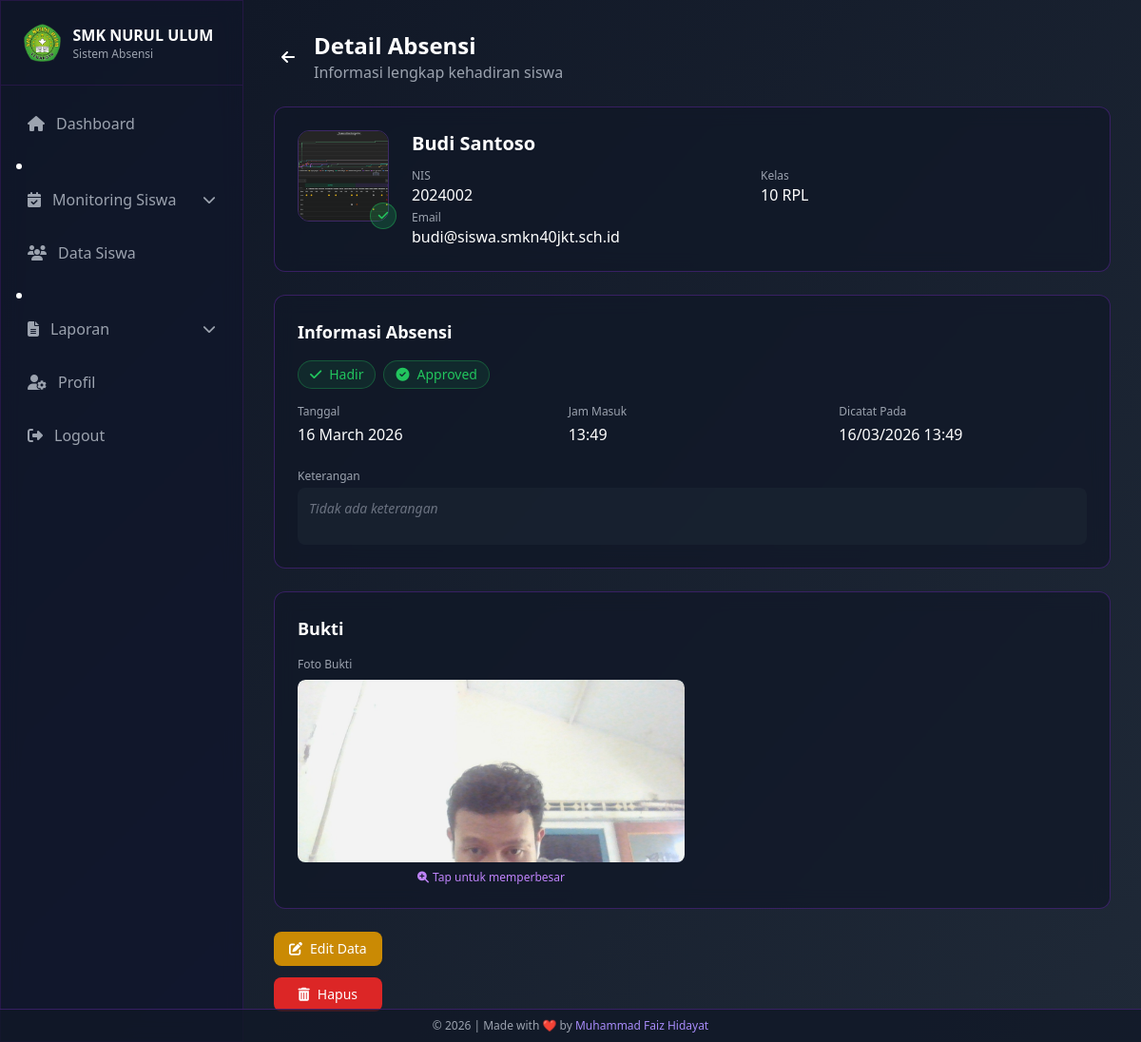
The app's page /admin/absensi/detail.php?id=57 (signed in) with its own data.
### tables this page shows
CREATE TABLE `absensi` (
  `id` int NOT NULL AUTO_INCREMENT,
  `siswa_id` int NOT NULL,
  `tanggal` date NOT NULL,
  `jam_masuk` time DEFAULT NULL,
  `status` enum('Hadir','Sakit','Izin','Terlambat','Alpha') NOT NULL,
  `keterangan` text,
  `bukti_foto` varchar(255) DEFAULT NULL,
  `bukti_file` varchar(255) DEFAULT NULL,
  `approval_status` enum('Pending','Approved','Rejected') DEFAULT 'Pending',
  `created_at` timestamp NOT NULL DEFAULT CURRENT_TIMESTAMP,
  `updated_at` timestamp NOT NULL DEFAULT CURRENT_TIMESTAMP ON UPDATE CURRENT_TIMESTAMP,
  PRIMARY KEY (`id`),
  KEY `siswa_id` (`siswa_id`),
  KEY `tanggal` (`tanggal`),
  CONSTRAINT `fk_absensi_siswa` FOREIGN KEY (`siswa_id`) REFERENCES `siswa` (`id`) ON DELETE CASCADE
);

CREATE TABLE `siswa` (
  `id` int NOT NULL AUTO_INCREMENT,
  `user_id` int DEFAULT NULL COMMENT 'FK ke tabel users',
  `nis` varchar(20) NOT NULL,
  `nama_lengkap` varchar(100) NOT NULL,
  `kelas` enum('10','11','12') NOT NULL,
  `jurusan` enum('RPL','DKV','AK','BR','MP','TKR','TKJ','TSM','TKI','OTKP') NOT NULL,
  `email` varchar(100) NOT NULL,
  `password` varchar(255) NOT NULL,
  `foto_profil` varchar(255) DEFAULT 'assets/default/photo-profile.png',
  `created_at` timestamp NOT NULL DEFAULT CURRENT_TIMESTAMP,
  `updated_at` timestamp NOT NULL DEFAULT CURRENT_TIMESTAMP ON UPDATE CURRENT_TIMESTAMP,
  PRIMARY KEY (`id`),
  UNIQUE KEY `nis` (`nis`),
  UNIQUE KEY `email` (`email`),
  KEY `fk_siswa_user` (`user_id`),
  CONSTRAINT `fk_siswa_user` FOREIGN KEY (`user_id`) REFERENCES `users` (`id`) ON DELETE SET NULL
);

### admin/absensi/detail.php (the view, shortened to what this page needs)
<?php
require_once '../../config/database.php';
$id = $_GET['id'];
$sql = "SELECT a.*, s.nama_lengkap, s.nis, s.kelas, s.jurusan, s.foto_profil, s.email
        FROM absensi a
        JOIN siswa s ON a.siswa_id = s.id
        WHERE a.id = :id";
$stmt = $conn->prepare($sql);
$stmt->execute(['id' => $id]);
$absensi = $stmt->fetch(PDO::FETCH_ASSOC);
$status_colors = [
    'Hadir' => 'green',
    'Sakit' => 'yellow',
    'Izin' => 'purple',
    'Terlambat' => 'orange',
    'Alpha' => 'red'
];
$approval_colors = [
    'Pending' => 'yellow',
    'Approved' => 'green',
    'Rejected' => 'red'
];
$status_color = $status_colors[$absensi['status']] ?? 'gray';
$approval_color = $approval_colors[$absensi['approval_status']] ?? 'gray';
?>
<!DOCTYPE html>
<html lang="en">
<head>
    <script src="https://cdn.tailwindcss.com"></script>
    <link rel="stylesheet" href="https://cdnjs.cloudflare.com/ajax/libs/font-awesome/6.4.2/css/all.min.css">
</head>
<body class="min-h-screen text-white bg-fixed">
    <aside id="sidebar"
        class="fixed top-0 left-0 h-screen w-64 glass-effect border-r border-purple-900/30 z-50 sidebar-transition -translate-x-full lg:translate-x-0">
        <div class="flex items-center justify-between p-4 lg:p-6 border-b border-purple-900/30">
            <div class="flex items-center gap-3">
                <img src="../../assets/default/logosmk.png" alt="SMK NURUL ULUM" class="h-8 lg:h-10 w-auto">
                <div>
                    <h1 class="font-semibold text-sm lg:text-base">SMK NURUL ULUM</h1>
                    <p class="text-xs text-gray-400">Sistem Absensi</p>
                </div>
            </div>
        </div>
        <nav class="p-4 space-y-2 overflow-y-auto no-scrollbar" style="max-height: calc(100vh - 76px);">
            <a href="../dashboard/"
                class="flex items-center gap-3 text-gray-400 p-3 rounded-lg hover:bg-purple-500/10 transition-colors">
                <i class="fas fa-home"></i><span>Dashboard</span>
            </a>
            <li class="relative group">
                <button
                    class="flex items-center gap-3 text-gray-400 p-3 rounded-lg hover:bg-purple-500/10 transition-colors w-full">
                    <i class="fas fa-calendar-check"></i><span>Monitoring Siswa</span>
                    <i class="fas fa-chevron-down ml-auto text-sm"></i>
                </button>
            </li>
            <a href="../siswa/"
                class="flex items-center gap-3 text-gray-400 p-3 rounded-lg hover:bg-purple-500/10 transition-colors">
                <i class="fas fa-users"></i><span>Data Siswa</span>
            </a>
            <li class="relative group">
                <button
                    class="flex items-center gap-3 text-gray-400 p-3 rounded-lg hover:bg-purple-500/10 transition-colors w-full">
                    <i class="fas fa-file-alt"></i><span>Laporan</span>
                    <i class="fas fa-chevron-down ml-auto text-sm"></i>
                </button>
            </li>
            <a href="../profil/"
                class="flex items-center gap-3 text-gray-400 p-3 rounded-lg hover:bg-purple-500/10 transition-colors">
                <i class="fas fa-user-cog"></i><span>Profil</span>
            </a>
            <a href="../logout.php"
                class="flex items-center gap-3 text-gray-400 p-3 rounded-lg hover:bg-red-500/10 hover:text-red-500 transition-colors mt-10">
                <i class="fas fa-sign-out-alt"></i><span>Logout</span>
            </a>
        </nav>
    </aside>
    <main class="lg:ml-64 min-h-screen bg-gradient-to-br from-gray-900 to-gray-800 transition-all duration-300">
        <div class="p-4 lg:p-8">
            <div class="max-w-4xl mx-auto">
                <div class="flex items-center mb-6">
                    <a href="../laporan/index.php" class="mr-3 p-2 rounded-full hover:bg-gray-800/60 transition-colors">
                        <i class="fas fa-arrow-left"></i>
                    </a>
                    <div>
                        <h1 class="text-xl md:text-2xl font-bold">Detail Absensi</h1>
                        <p class="text-sm md:text-base text-gray-400">Informasi lengkap kehadiran siswa</p>
                    </div>
                </div>
                <div class="glass-effect rounded-xl p-4 md:p-6 mb-6 animate-fade-in">
                    <div class="flex flex-col sm:flex-row items-center sm:items-start gap-4 md:gap-6">
                        <div class="relative">
                            <img src="../../<?= htmlspecialchars($absensi['foto_profil'] ?: 'assets/default/avatar.png') ?>"
                                alt="<?= htmlspecialchars($absensi['nama_lengkap']) ?>"
                                class="w-20 h-20 md:w-24 md:h-24 rounded-xl object-cover border border-purple-500/30">
                            <div
                                class="absolute -bottom-2 -right-2 h-7 w-7 rounded-full flex items-center justify-center bg-<?= $status_color ?>-500/20 border border-<?= $status_color ?>-500/40">
                                <?php if ($absensi['status'] == 'Hadir'): ?>
                                    <i class="fas fa-check text-<?= $status_color ?>-500 text-xs"></i>
                                <?php elseif ($absensi['status'] == 'Sakit'): ?>
                                    <i class="fas fa-hospital text-<?= $status_color ?>-500 text-xs"></i>
                                <?php elseif ($absensi['status'] == 'Izin'): ?>
                                    <i class="fas fa-envelope text-<?= $status_color ?>-500 text-xs"></i>
                                <?php elseif ($absensi['status'] == 'Terlambat'): ?>
                                    <i class="fas fa-clock text-<?= $status_color ?>-500 text-xs"></i>
                                <?php elseif ($absensi['status'] == 'Alpha'): ?>
                                    <i class="fas fa-times text-<?= $status_color ?>-500 text-xs"></i>
                                <?php endif; ?>
                            </div>
                        </div>
                        <div class="flex-grow text-center sm:text-left">
                            <h3 class="text-lg md:text-xl font-bold"><?= htmlspecialchars($absensi['nama_lengkap']) ?>
                            </h3>
                            <div class="grid grid-cols-1 sm:grid-cols-2 gap-x-6 gap-y-1 mt-2 md:mt-3">
                                <div>
                                    <p class="text-gray-400 text-xs">NIS</p>
                                    <p class="text-sm md:text-base"><?= htmlspecialchars($absensi['nis']) ?></p>
                                </div>
                                <div>
                                    <p class="text-gray-400 text-xs">Kelas</p>
                                    <p class="text-sm md:text-base"><?= htmlspecialchars($absensi['kelas']) ?>
                                        <?= htmlspecialchars($absensi['jurusan']) ?></p>
                                </div>
                                <div class="sm:col-span-2">
                                    <p class="text-gray-400 text-xs">Email</p>
                                    <p class="text-sm md:text-base truncate"><?= htmlspecialchars($absensi['email']) ?>
                                    </p>
                                </div>
                            </div>
                        </div>
                    </div>
                </div>
                <div class="glass-effect rounded-xl p-4 md:p-6 mb-4 md:mb-6 animate-fade-in">
                    <h3 class="font-semibold mb-4 text-base md:text-lg">Informasi Absensi</h3>
                    <div class="flex flex-wrap gap-2 mb-4">
                        <span
                            class="inline-flex items-center px-3 py-1 rounded-full text-xs md:text-sm bg-<?= $status_color ?>-500/10 text-<?= $status_color ?>-500 border border-<?= $status_color ?>-500/30">
                            <?php if ($absensi['status'] == 'Hadir'): ?>
                                <i class="fas fa-check mr-2"></i>
                            <?php elseif ($absensi['status'] == 'Sakit'): ?>
                                <i class="fas fa-hospital mr-2"></i>
                            <?php elseif ($absensi['status'] == 'Izin'): ?>
                                <i class="fas fa-envelope mr-2"></i>
                            <?php elseif ($absensi['status'] == 'Terlambat'): ?>
                                <i class="fas fa-clock mr-2"></i>
                            <?php elseif ($absensi['status'] == 'Alpha'): ?>
                                <i class="fas fa-times mr-2"></i>
                            <?php endif; ?>
                            <?= $absensi['status'] ?>
                        </span>
                        <span
                            class="inline-flex items-center px-3 py-1 rounded-full text-xs md:text-sm bg-<?= $approval_color ?>-500/10 text-<?= $approval_color ?>-500 border border-<?= $approval_color ?>-500/30">
                            <?php if ($absensi['approval_status'] == 'Approved'): ?>
                                <i class="fas fa-check-circle mr-2"></i>
                            <?php elseif ($absensi['approval_status'] == 'Rejected'): ?>
                                <i class="fas fa-times-circle mr-2"></i>
                            <?php else: ?>
                                <i class="fas fa-clock mr-2"></i>
                            <?php endif; ?>
                            <?= $absensi['approval_status'] ?>
                        </span>
                    </div>
                    <div class="grid grid-cols-2 md:grid-cols-3 gap-4 md:gap-6">
                        <div>
                            <p class="text-gray-400 text-xs mb-1">Tanggal</p>
                            <p class="text-sm md:text-base font-medium">
                                <?= date('d F Y', strtotime($absensi['tanggal'])) ?></p>
                        </div>
                        <div>
                            <p class="text-gray-400 text-xs mb-1">Jam Masuk</p>
                            <p class="text-sm md:text-base font-medium">
                                <?= $absensi['jam_masuk'] !== '00:00:00' ? date('H:i', strtotime($absensi['jam_masuk'])) : '-' ?>
                            </p>
                        </div>
                        <div>
                            <p class="text-gray-400 text-xs mb-1">Dicatat Pada</p>
                            <p class="text-sm md:text-base font-medium">
                                <?= date('d/m/Y H:i', strtotime($absensi['created_at'])) ?>
                            </p>
                        </div>
                    </div>
                    <div class="mt-4 md:mt-6">
                        <p class="text-gray-400 text-xs mb-1">Keterangan</p>
                        <div class="bg-gray-800/50 rounded-lg p-3 min-h-[60px]">
                            <p class="text-sm">
                                <?= $absensi['keterangan'] ? nl2br(htmlspecialchars($absensi['keterangan'])) : '<span class="text-gray-500 italic">Tidak ada keterangan</span>' ?>
                            </p>
                        </div>
                    </div>
                </div>
                <div class="glass-effect rounded-xl p-4 md:p-6 mb-4 md:mb-6 animate-fade-in">
                    <h3 class="font-semibold mb-4 text-base md:text-lg">Bukti</h3>
                    <?php if ($absensi['bukti_foto'] || $absensi['bukti_file']): ?>
                        <div class="grid grid-cols-1 sm:grid-cols-2 gap-4">
                            <?php if ($absensi['bukti_foto']): ?>
                                <div>
                                    <p class="text-gray-400 text-xs mb-2">Foto Bukti</p>
                                    <a href="../../<?= htmlspecialchars($absensi['bukti_foto']) ?>" target="_blank"
                                        class="block rounded-lg overflow-hidden image-preview">
                                        <img src="../../<?= htmlspecialchars($absensi['bukti_foto']) ?>" alt="Bukti Absensi"
                                            class="w-full h-40 md:h-48 object-cover rounded-lg hover:opacity-90 transition-opacity">
                                        <div class="mt-2 flex justify-center items-center text-xs text-purple-400">
                                            <i class="fas fa-search-plus mr-1"></i> Tap untuk memperbesar
                                        </div>
                                    </a>
                                </div>
                            <?php endif; ?>
                        </div>
                    <?php endif; ?>
                </div>
                <div class="flex flex-col sm:flex-row gap-3 sm:gap-4 justify-between animate-fade-in">
                    <div class="flex flex-col xs:flex-row gap-2 sm:gap-3 order-2 sm:order-1">
                        <a href="edit.php?id=<?= $id ?>"
                            class="px-4 py-2.5 sm:py-2 bg-yellow-600 hover:bg-yellow-700 rounded-lg text-sm font-medium flex items-center justify-center gap-2 transition-colors">
                            <i class="fas fa-edit"></i> Edit Data
                        </a>
                        <button onclick="confirmDelete(<?= $id ?>)"
                            class="px-4 py-2.5 sm:py-2 bg-red-600 hover:bg-red-700 rounded-lg text-sm font-medium flex items-center justify-center gap-2 transition-colors">
                            <i class="fas fa-trash-alt"></i> Hapus
                        </button>
                    </div>
                </div>
            </div>
        </div>
    </main>
</body>
</html>

### admin/absensi/detail.php (style rules this page uses)
.glass-effect { background: rgba(17, 24, 39, 0.7); backdrop-filter: blur(10px); border: 1px solid rgba(147, 51, 234, 0.3); }
body { background: linear-gradient(135deg, #0F172A 0%, #1E1B4B 100%); }
.sidebar-transition { transition: transform 0.3s ease-in-out; }
.no-scrollbar { -ms-overflow-style: none; scrollbar-width: none; }
.animate-fade-in { animation: fadeIn 0.3s ease forwards; }
.image-preview { transition: all 0.3s ease; }

### records on screen
absensi: siswa.foto_profil (picture), siswa.nama_lengkap "Budi Santoso", siswa.nis "2024002", siswa.kelas "10", siswa.jurusan "RPL", siswa.email "budi@siswa.smkn40jkt.sch.id", status "Hadir", approval_status "Approved", tanggal "16 March 2026", jam_masuk "13:49", created_at "16/03/2026 13:49", bukti_foto (picture)
